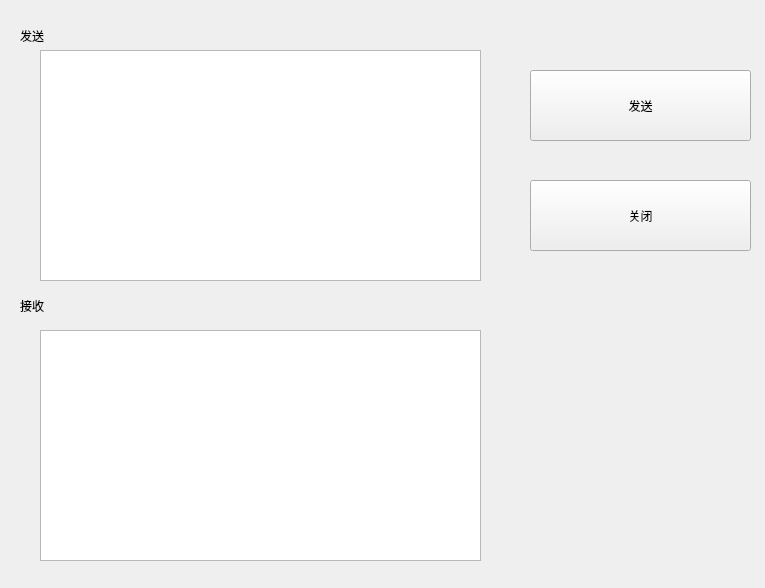
<?xml version="1.0" encoding="UTF-8"?>
<ui version="4.0">
 <class>TcpServerClass</class>
 <widget class="QWidget" name="TcpServerClass">
  <property name="geometry">
   <rect>
    <x>0</x>
    <y>0</y>
    <width>765</width>
    <height>588</height>
   </rect>
  </property>
  <property name="windowTitle">
   <string>TcpServer</string>
  </property>
  <widget class="QPushButton" name="pushButtonsend">
   <property name="geometry">
    <rect>
     <x>530</x>
     <y>70</y>
     <width>221</width>
     <height>71</height>
    </rect>
   </property>
   <property name="text">
    <string>发送</string>
   </property>
  </widget>
  <widget class="QPushButton" name="pushButtonclose">
   <property name="geometry">
    <rect>
     <x>530</x>
     <y>180</y>
     <width>221</width>
     <height>71</height>
    </rect>
   </property>
   <property name="text">
    <string>关闭</string>
   </property>
  </widget>
  <widget class="QTextEdit" name="textEditRead">
   <property name="geometry">
    <rect>
     <x>40</x>
     <y>330</y>
     <width>441</width>
     <height>231</height>
    </rect>
   </property>
  </widget>
  <widget class="QTextEdit" name="textEditWrite">
   <property name="geometry">
    <rect>
     <x>40</x>
     <y>50</y>
     <width>441</width>
     <height>231</height>
    </rect>
   </property>
  </widget>
  <widget class="QLabel" name="label">
   <property name="geometry">
    <rect>
     <x>20</x>
     <y>20</y>
     <width>61</width>
     <height>31</height>
    </rect>
   </property>
   <property name="text">
    <string>发送</string>
   </property>
  </widget>
  <widget class="QLabel" name="label_2">
   <property name="geometry">
    <rect>
     <x>20</x>
     <y>290</y>
     <width>71</width>
     <height>31</height>
    </rect>
   </property>
   <property name="text">
    <string>接收</string>
   </property>
  </widget>
 </widget>
 <layoutdefault spacing="6" margin="11"/>
 <resources>
  <include location="TcpServer.qrc"/>
 </resources>
 <connections/>
</ui>
